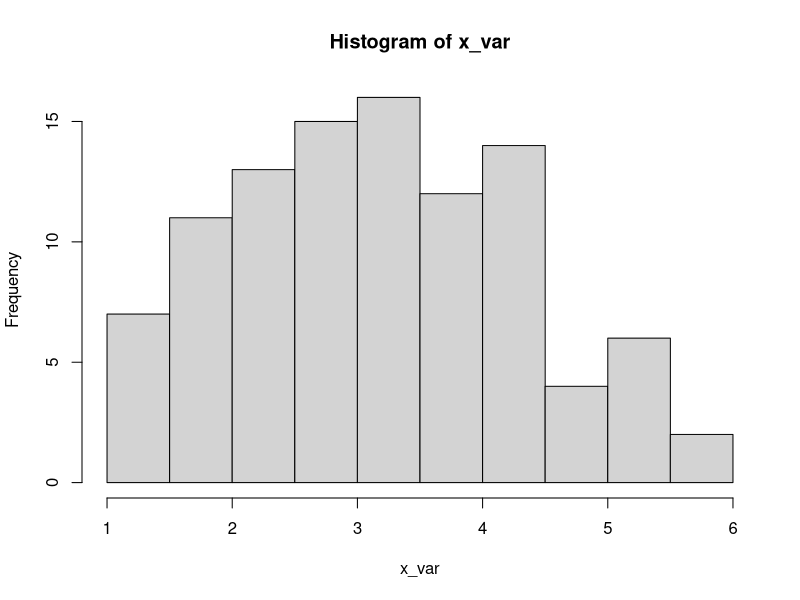
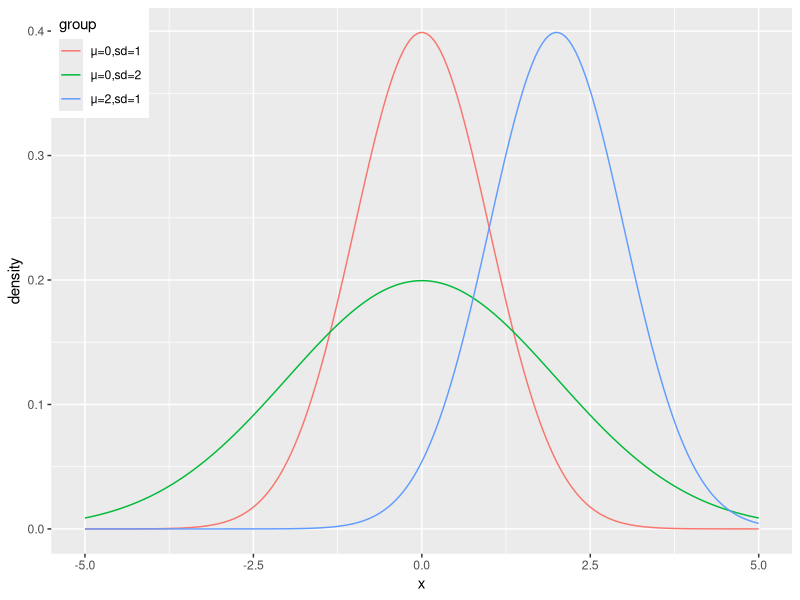

Reproduce these figures in R, in order.
## ---- chunk 1
library(tidyverse)

iter <- 100
n <- 2
dice <- 1:6
x_var <- rep(0, iter)
for (i in 1:iter) {
  x_var[i] <- sample(dice, size = n, replace = TRUE) %>% mean()
}

hist(x_var)
## ---- chunk 2

x_length <- 200
x_lim <- seq(-5,5,length = x_length)
x <- rep(x_lim,3)
y <- c(dnorm(x_lim, mean = 0, sd = 1),
       dnorm(x_lim, mean = 0, sd = 2),
       dnorm(x_lim, mean = 2, sd = 1)
       )
group <- c(rep("μ=0,sd=1",x_length),
           rep("μ=0,sd=2",x_length),
           rep("μ=2,sd=1",x_length)
           )

data <- tibble(x = x, y = y, group = group)

ggplot(data = data) +
  geom_line(aes(x = x, y = y, color = group)) + 
  labs(y = "density") + 
  theme(legend.position = c(0,1), legend.justification = c(0,1)) 

